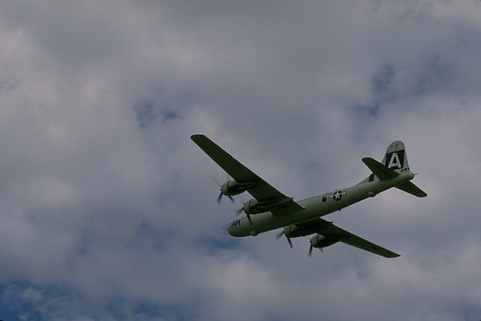
%> input picture 形态学滤波/3096.jpg, 481 x 321 px
$ octave Main_filter.m   (GNU Octave 9; MATLAB toolbox functions it lacks are replaced by stand-ins)
%> lines starting %> are read from the running program, lines starting %| are printed output that depends on the picture
### 形态学滤波/w_recons_CO.m
% morphological closing reconstruction
function fobrcbr=w_recons_CO(f,se)
fe=imerode(f,se);
fobr=imreconstruct(fe,f);
fobrc=imcomplement(fobr);
fobrce=imerode(fobrc,se);
fobrcbr=imcomplement(imreconstruct(fobrce,fobrc));

### 形态学滤波/Main_filter.m
%% 程序分享
% 个人博客 www.aomanhao.top
% Github https://github.com/AomanHao
% CSDN https://blog.csdn.net/Aoman_Hao
%--------------------------------------


clear
close all
clc
%% 读取图像
I=imread('3096.jpg');
%> I is the input picture: size 321x481x3 uint8; mean R, G, B 113.8, 118.4, 129.2

if size(I,3) == 3
   I=rgb2gray(I);
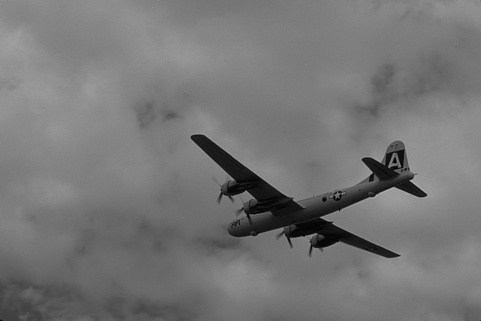
%> I: size 321x481 uint8; min 1, max 177, mean 118.3
else
end
I=im2double(I);
%> I: size 321x481 double
figure;imshow(I);title('(a)原始图像')
%% 添加噪声
%I=imnoise(I,'speckle',deta_2);
% I=imnoise(I,'salt & pepper',0.05); %加噪图
I_noise=imnoise(I,'gaussian',0,0.01); % 加高斯噪声s
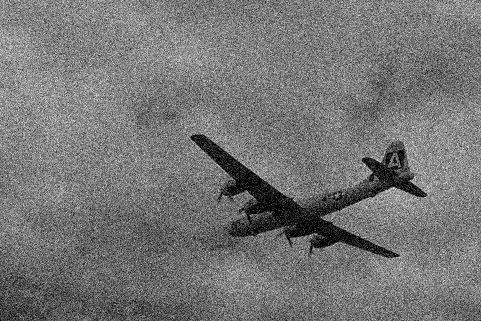
%> I_noise: size 321x481 double; min 0, max 0.949, mean 0.464
figure;imshow(I_noise);title('(b)加噪图像');

%% 形态学滤波
se=3; % the parameter of structuing element used for morphological reconstruction
data=w_recons_CO(I_noise,strel('square',se));
%> in w_recons_CO, `fe=imerode(f,se);`:
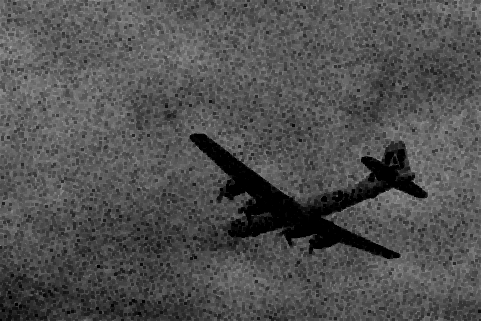
%> fe: size 321x481 double; min 0, max 0.638, mean 0.316
%> in w_recons_CO, `fobr=imreconstruct(fe,f);`:
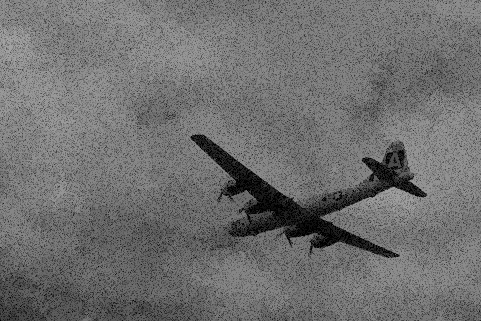
%> fobr: size 321x481 double; min 0, max 0.638, mean 0.438
%> in w_recons_CO, `fobrc=imcomplement(fobr);`:
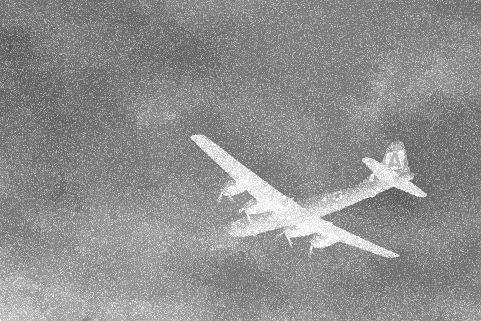
%> fobrc: size 321x481 double; min 0.362, max 1, mean 0.562
%> in w_recons_CO, `fobrce=imerode(fobrc,se);`:
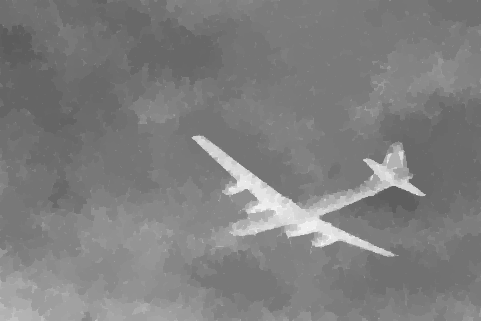
%> fobrce: size 321x481 double; min 0.362, max 0.995, mean 0.5

figure;imshow(data);title('去噪图像');
